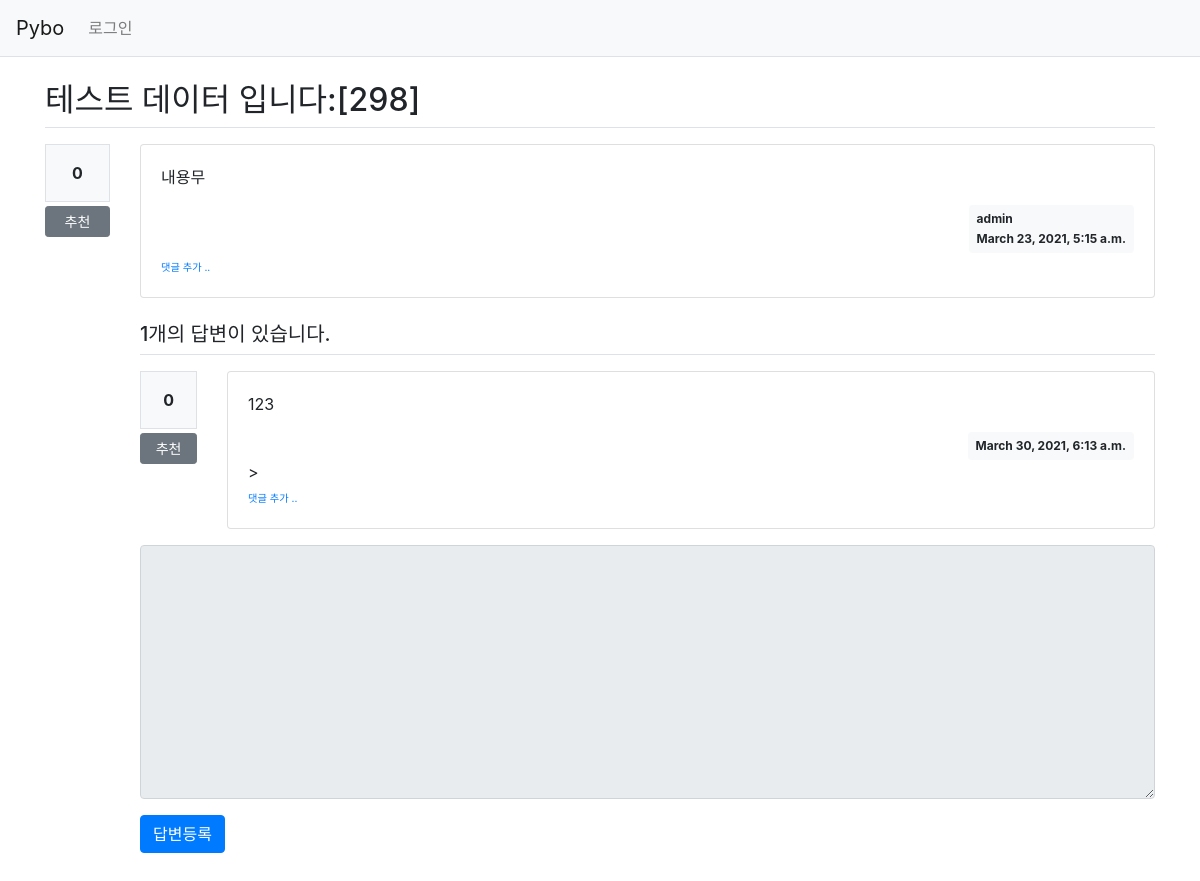
Page /pybo/317/ on the earlier database version.
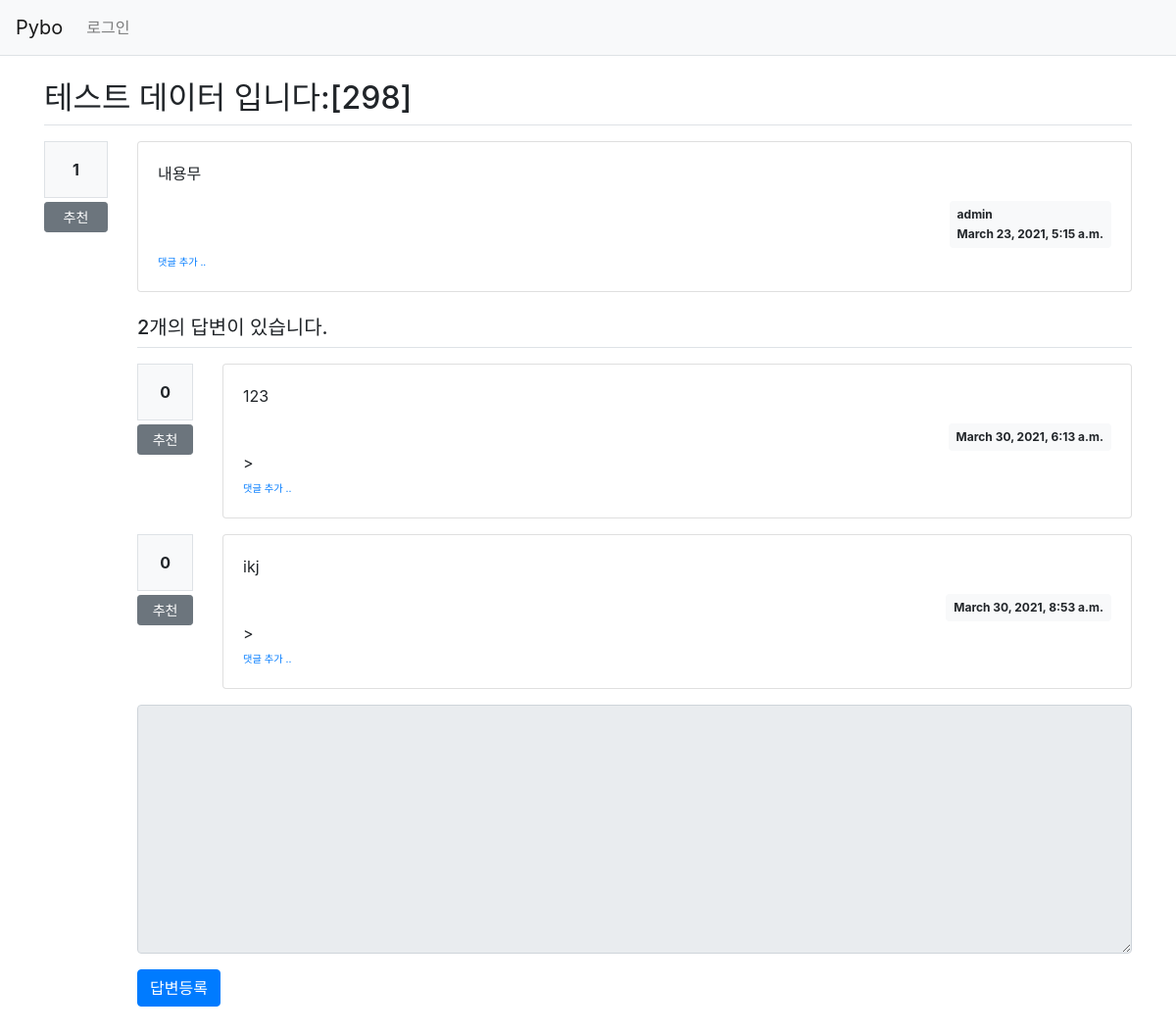
Same page on the later database version.
### pybo/models.py (models this page shows, shortened)
class Question(models.Model):
    subject = models.CharField(max_length=200)
    content = models.TextField()
    create_date = models.DateTimeField()
    author = models.ForeignKey(User, on_delete=models.CASCADE, related_name='author_question')
    modify_date = models.DateTimeField(null=True, blank=True)
    voter = models.ManyToManyField(User, related_name='voter_question')

class Answer(models.Model):
    question = models.ForeignKey(Question, on_delete = models.CASCADE)
    content = models.TextField()
    create_date = models.DateTimeField()
    author = models.ForeignKey(User, on_delete=models.CASCADE, related_name='author_answer')
    voter = models.ManyToManyField(User, related_name='voter_answer')

### pybo/views/base_views.py (the view)
def detail(request, question_id):
    question = get_object_or_404(Question, pk = question_id)
    context = {'question': question}
    return render(request, 'pybo/question_detail.html', context)

### pybo/templatetags/pybo_filter.py (called while the page is built)
@register.filter()
def mark(value):
    extensions = ["nl2br", "fenced_code"]
    return mark_safe(markdown.markdown(value, extensions=extensions))

### templates/pybo/question_detail.html (shortened to what this page needs)
{% extends 'base.html'%}
{% load pybo_filter %}
{% block content %}
<div class="container my-3">
    <h2 class="border-bottom py-2">{{ question.subject }}</h2>
    <div class="row my-3">
        <div class="col-1">
            <div class="bg-light text-center p-3 border font-weight-bolder mb-1">{{question.voter.count}}</div>
            <a href="#" data-uri="{% url 'pybo:vote_question' question.id  %}"
               class="recommend btn btn-sm btn-secondary btn-block my-1">추천</a>
        </div>
        <div class="col-11">
            <div class="card">
                <div class="card-body">
                    <div class="card-text">{{ question.content|mark }}</div>
                    <div class="d-flex justify-content-end">
                    <div class="badge badge-light p-2 text-left">
                        <div class="mb-2">{{ question.author.username }}</div>
                        <div>{{ question.create_date }}</div>
                    </div>
                </div>
                <div>
                    <a href="{% url 'pybo:comment_create_question' question.id  %}"
                    class="small"><small>댓글 추가 ..</small></a>
                </div>
        </div>
    </div>
    <h5 class="border-bottom my-3 py-2">{{question.answer_set.count}}개의 답변이 있습니다.</h5>
    {% for answer in question.answer_set.all %}
    <div class="row my-3">
        <div class="col-1">
            <div class="bg-light text-center p-3 border font-weight-bolder mb-1">{{answer.voter.count}}</div>
            <a href="#" data-uri="{% url 'pybo:vote_answer' answer.id  %}"
                class="recommend btn btn-sm btn-secondary btn-block my-1">추천</a>
        </div>
        <div class="col-11">
            <div class="card">
                <div class="card-body">
                    <div class="card-text">{{ answer.content|mark }}</div>
                    <div class="d-flex justify-content-end">
                        <div class="badge badge-light p-2">
                            {{ answer.create_date }}
                        </div>
                    </div>
                    >
                    <div>
                        <a href="{% url 'pybo:comment_create_answer' answer.id  %}"
                        class="small"><small>댓글 추가 ..</small></a>
                    </div>
                </div>
            </div>
        </div>
    </div>
    {% endfor %}
    <form action="{% url 'pybo:answer_create' question.id %}" method="post" class="my-3">
        <div class="form-group">
            <textarea {% if not user.is_authenticated %}disabled{% endif %}
                name="content" id="content" class="form-control" rows="10"></textarea>
        </div>
        <input type="submit" value="답변등록" class="btn btn-primary">
    </form>
</div>
{% endblock %}

Differences in the rows shown:
computed for Question "테스트 데이터 입니다:[298]": voter.count "0" → "1"; answer_set.count "1" → "2"
added Answer: voter.count "0", content|mark "ikj", create_date "March 30, 2021, 8:53 a.m."
